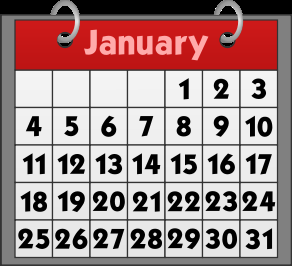
#> input picture tests/calendar.png, 292 x 266 px
$ python -i augmentation.py   (imports and definitions only)
#> lines starting #> are read from the running program, lines starting #| are printed output that depends on the picture
import cv2
import imutils
import os

def augment(image, output_folder):
    '''
    get an image with full path and extract augment it and save it
    :param image:
    :return:
    '''
#> called with image = '../tests/calendar.png', output_folder = 'out.png'
    img = cv2.imread(image)
#> img is the input picture: shape (266, 292, 3); mean B, G, R 139.5, 139.5, 165.2
    image_name = os.path.abspath(image)
    image_name = image.split('/')[-1] # get file name
    image_name, ext = image_name.split('.') #get file name and extension
    if not output_folder.endswith('/'):
        output_folder += '/'

    cv2.imwrite('{0}{1}_v.{2}'.format(output_folder, image_name, ext), cv2.flip(img, 1))
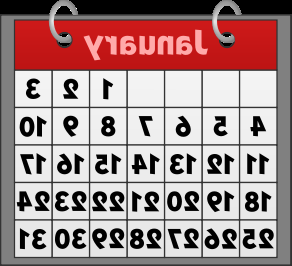
#> saved as calendar_v.png: shape (266, 292, 3); mean B, G, R 139.5, 139.5, 165.2
    cv2.imwrite('{0}{1}_h.{2}'.format(output_folder, image_name, ext), cv2.flip(img, 0))
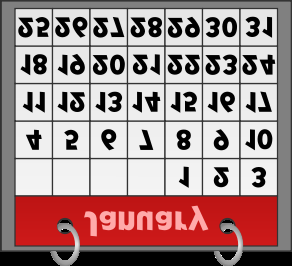
#> saved as calendar_h.png: shape (266, 292, 3); mean B, G, R 139.5, 139.5, 165.2
    cv2.imwrite('{0}{1}_90.{2}'.format(output_folder, image_name, ext), imutils.rotate(img, 90))
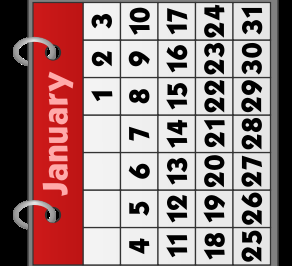
#> saved as calendar_90.png: shape (266, 292, 3); mean B, G, R 129.6, 129.6, 155.3
    cv2.imwrite('{0}{1}_180.{2}'.format(output_folder, image_name, ext), imutils.rotate(img, 180))
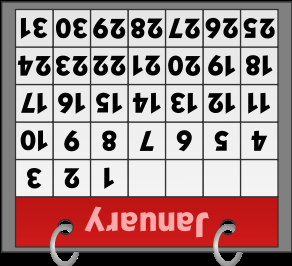
#> saved as calendar_180.png: shape (266, 292, 3); mean B, G, R 139.3, 139.3, 165
    cv2.imwrite('{0}{1}_270.{2}'.format(output_folder, image_name, ext), imutils.rotate(img, 270))
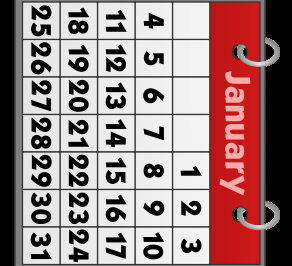
#> saved as calendar_270.png: shape (266, 292, 3); mean B, G, R 129.6, 129.6, 155.3
    cv2.imwrite('{0}{1}_b.{2}'.format(output_folder, image_name, ext), cv2.blur(img, (5, 5), 0))
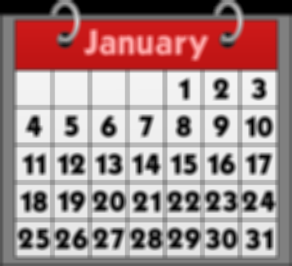
#> saved as calendar_b.png: shape (266, 292, 3); mean B, G, R 139.8, 139.8, 165.5
    cv2.imwrite('{0}{1}_gb.{2}'.format(output_folder, image_name, ext), cv2.GaussianBlur(img, (5, 5), 0))
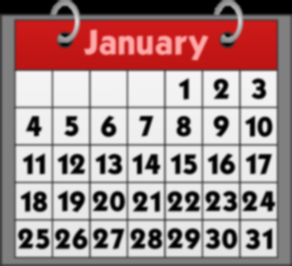
#> saved as calendar_gb.png: shape (266, 292, 3); mean B, G, R 139.7, 139.7, 165.4

>>> result = augment('../tests/calendar.png', 'out.png')
